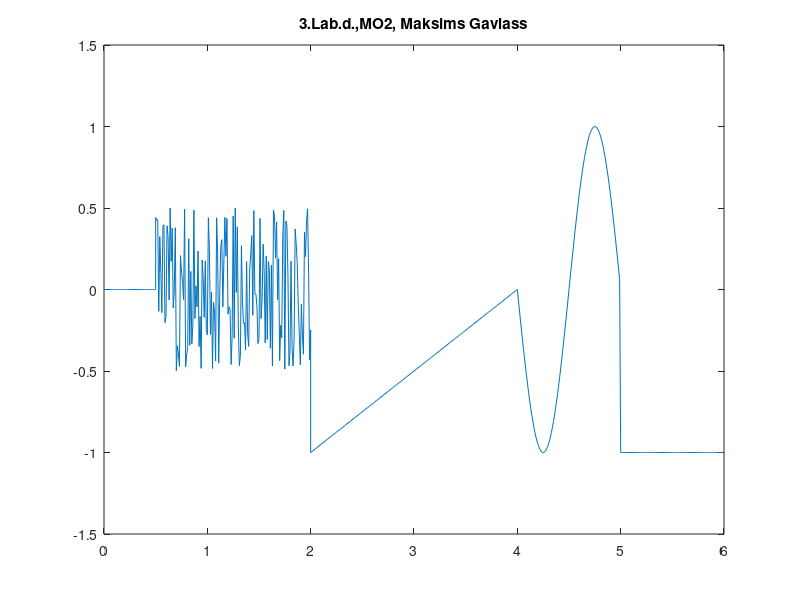

Here is the MATLAB script that generated this plot:
%%Labaratorijas darbs 3
function y = lab3_demo(t)
if nargin ==0
    t=0:0.01:6.5;
end
t_zerof = (t>=0)&(t<=0.5); t_zero = t(t_zerof);
t_noisef = (t>=0.5)&(t<=2); t_noise = t(t_noisef);
t_sawf = (t>=2)&(t<4); t_saw = t(t_sawf);
t_cosf = (t>=4)&(t<5); t_cos = t(t_cosf);
t_constf = (t>=5)&(t<6); t_const = t(t_constf);


%% funkcija COS

A0=0; A=1; T=(5-4);
f=1/T; delay=0.75; 
y_cos=A0+A*cos(2*pi*f*(t_cos-delay));

%% Lineara mainiga funkcija

k = (-1-0)/(2-4);
delay = 4;
y_saw = k*(t_saw-delay);

%% Konstantes signals

y_const = zeros(size(t_const))-1;

%% Nullu signals

y_zero = zeros(size(t_zero));

%% Troksnu signals
y_noise = 1*rand(size(t_noise))-0.5;

%% Apvienosim visus signalus
t = [t_zero,t_noise,t_saw,t_cos,t_const];
y = [y_zero,y_noise,y_saw,y_cos,y_const];
if nargout == 0
    plot(t,y);
    title('3.Lab.d.,MO2, Maksims Gavlass')
    ylim ([-1.5 1.5]);
    y=[];
end
%% Secinajums
% Es uzzinaju ka izdarit visadas funkcijas  
% vinus apvienot un ielikt 'plot' un
% izmainit vinus merogu utt.

